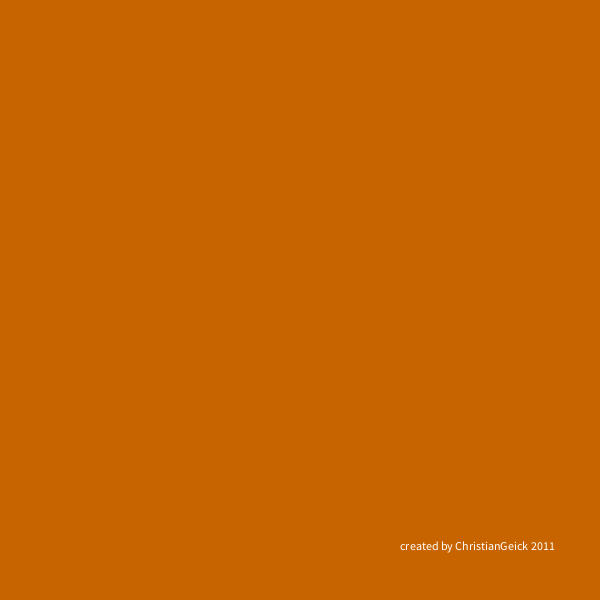
Frame 1 (no input)
Frame 60 (the mouse pressed at the canvas centre just before this capture): identical to frame 1, image omitted
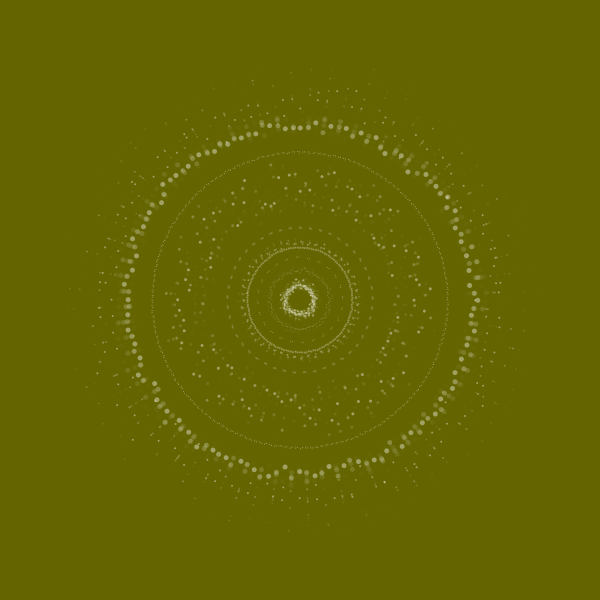
Frame 120 (the mouse held since frame 60 and released just before this capture)

The Processing sketch that drew these frames (run headless with seeded random() and noise(); from frame 60 on, the mouse is pressed at the canvas centre):

// Processing sketch: processing_44957
// ── processing_44957.pde

float x, y, angle, rad;
boolean pressed = false;

void setup() {
  size(600, 600);
  background(200, 100, 0);
  noStroke();
  smooth();
  frameRate(24);
  text("created by ChristianGeick 2011", width-200, height-50);
}

void draw() {
  if(!pressed && mousePressed) {
    pressed = true;
  }
  
  if(pressed) {
  fill(100, 100, 0, 100);
  rect(0, 0, width, height);
  pushMatrix();
  translate(width/2, height/2);
  rotate(frameCount/5);

  for (int ang=0; ang<360; ang+=5) {
    angle = radians(ang);
    rad = 10 + noise(frameCount+random(5))*10;
    x = (rad*cos(angle));
    y = (rad*sin(angle));
    fill(255, 100);
    ellipse(x, y, 1, 1);
  }
  for (int ang=0; ang<360; ang+=5) {
    angle = radians(ang);
    rad = noise(frameCount+random(10))*30;
    x = (rad*cos(angle));
    y = (rad*sin(angle));
    fill(255, 100);
    ellipse(x, y, 2, 2);
  }
  for (int ang=0; ang<360; ang+=5) {
    angle = radians(ang);
    rad = 20 + noise(frameCount+random(5))*20;
    x = (rad*cos(angle));
    y = (rad*sin(angle));
    fill(255, 75);
    ellipse(x, y, 1, 1);
  }
  for (int ang=0; ang<360; ang+=15) {
    angle = radians(ang);
    rad = 40 + noise(frameCount+random(5))*5;
    x = (rad*cos(angle));
    y = (rad*sin(angle));
    fill(255, 100);
    ellipse(x, y, 1, 1);
  }
  for (int ang=0; ang<360; ang+=5) {
    angle = radians(ang);
    rad = 150 + noise(frameCount+random(5))*50;
    x = (rad*cos(angle));
    y = (rad*sin(angle));
    fill(255, 100);
    ellipse(x, y, 5, 5);
  }
  for (int ang=0; ang<360; ang+=5) {
    angle = radians(ang);
    rad = 50 + noise(-frameCount-random(5))*5;
    x = (rad*cos(angle));
    y = (rad*sin(angle));
    fill(255, 75);
    ellipse(x, y, 2, 2);
  }
  for (int ang=0; ang<360; ang+=8) {
    angle = radians(ang);
    rad = 70 + noise(-frameCount-random(5))*5;
    x = (rad*cos(angle));
    y = (rad*sin(angle));
    fill(255, 45);
    ellipse(x, y, 2, 2);
  }
  for (int ang=0; ang<360; ang+=7) {
    angle = radians(ang);
      rad = 45 + noise(-frameCount-random(5))*25;
      x = (rad*cos(angle));
      y = (rad*sin(angle));
      fill(255, 75);
      ellipse(x, y, 2, 2);
    }
    for (int ang=0; ang<360; ang+=5) {
      angle = radians(ang);
      rad = 100 + noise(-frameCount-random(5))*200;
      x = (rad*cos(angle));
      y = (rad*sin(angle));
      fill(255, 100);
      ellipse(x, y, 2, 2);
    }
    for (int ang=0; ang<360; ang+=5) {
      angle = radians(ang);
      rad = 60 + noise(-frameCount+random(5))*100;
      x = (rad*cos(angle));
      y = (rad*sin(angle));
      fill(255, 100);
      ellipse(x, y, 3, 3);
    }
    for (int ang=0; ang<360; ang+=10) {
      angle = radians(ang);
      rad = 195 + noise(-frameCount+random(3))*10;
      x = (rad*cos(angle));
      y = (rad*sin(angle));
      fill(255, 100);
      ellipse(x, y, 2, 2);
    }
    for (int ang=0; ang<360; ang+=2) {
      angle = radians(ang);
      rad = 145 + noise(-frameCount+random(3))*5;
      x = (rad*cos(angle));
      y = (rad*sin(angle));
      fill(255, 125);
      ellipse(x, y, 1, 1);
    }
  
    popMatrix();
  }
}
